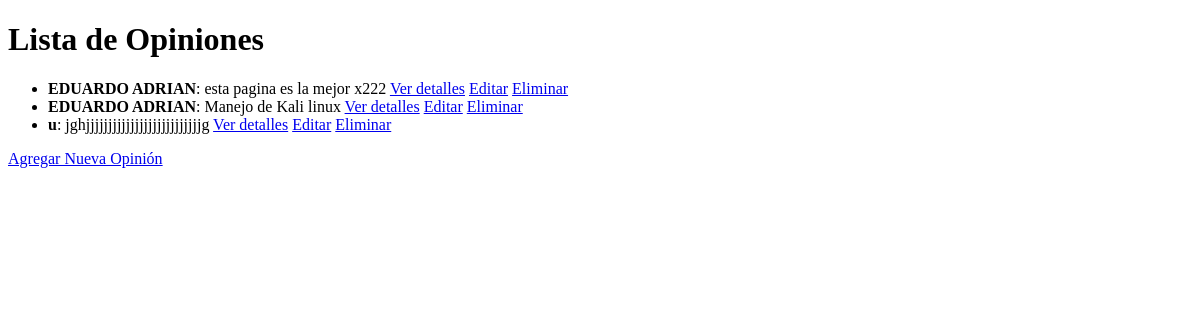
The page /AppCiberseguridad/clases/lista/ (signed in) on the database as committed earlier.
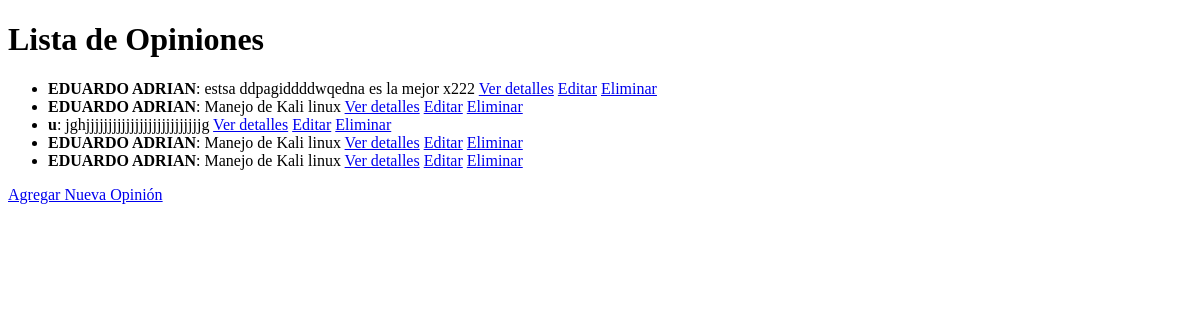
The same page on the database as committed later.
### AppCiberseguridad/models.py (models this page shows, shortened)
class Opiniones(models.Model):
    nombre = models.CharField(max_length=100)
    descripcion = models.CharField(max_length=1000)

### AppCiberseguridad/views_clases.py (the view)
# urls.py: path('clases/lista/', views_clases.OpinionesListView.as_view(), name='OpinionesList'),
class OpinionesListView(LoginRequiredMixin  ,ListView):
    model = Opiniones
    context_object_name = 'opiniones'
    template_name = 'AppCiberseguridad/Vistas_Clases/opiniones_list.html'
    def get(self, request, *args, **kwargs):
        return super().get(request, *args, **kwargs)

### AppCiberseguridad/templates/appciberseguridad/Vistas_Clases/opiniones_list.html (shortened to what this page needs)
<!DOCTYPE html>
<html lang="en">
<head>
</head>
{% block contenidoQueCambia %}
<h1>Lista de Opiniones</h1>
<ul>
    {% for opinion in object_list %}
    <li>
        <strong>{{ opinion.nombre }}</strong>: {{ opinion.descripcion }}
        <a href="{% url 'Detail' opinion.pk %}">Ver detalles</a>
        <a href="{% url 'Edit' opinion.pk %}">Editar</a>
        <a href="{% url 'Delete' opinion.pk %}">Eliminar</a>
    </li>
    {% endfor %}
</ul>
<a href="{% url 'New' %}">Agregar Nueva Opinión</a>
{% endblock %}
</body>
</html>

Rows that differ between the two databases and show on the page:
changed Opiniones: descripcion "esta pagina es la mejor x222" → "estsa ddpagiddddwqedna es la mejor x222"
added Opiniones: nombre "EDUARDO ADRIAN", descripcion "Manejo de Kali linux"
added Opiniones: nombre "EDUARDO ADRIAN", descripcion "Manejo de Kali linux"
